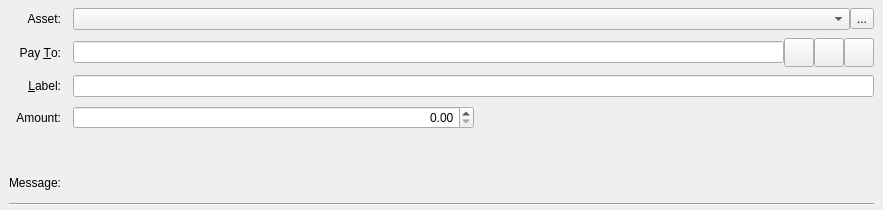
<?xml version="1.0" encoding="UTF-8"?>
<ui version="4.0">
 <class>SendAssetsEntry</class>
 <widget class="QStackedWidget" name="SendAssetsEntry">
  <property name="geometry">
   <rect>
    <x>0</x>
    <y>0</y>
    <width>883</width>
    <height>210</height>
   </rect>
  </property>
  <property name="focusPolicy">
   <enum>Qt::TabFocus</enum>
  </property>
  <property name="autoFillBackground">
   <bool>false</bool>
  </property>
  <property name="currentIndex">
   <number>0</number>
  </property>
  <widget class="QFrame" name="SendCoins">
   <property name="toolTip">
    <string>This is a normal payment.</string>
   </property>
   <property name="frameShape">
    <enum>QFrame::NoFrame</enum>
   </property>
   <layout class="QGridLayout" name="gridLayout">
    <property name="topMargin">
     <number>8</number>
    </property>
    <property name="bottomMargin">
     <number>4</number>
    </property>
    <property name="horizontalSpacing">
     <number>12</number>
    </property>
    <property name="verticalSpacing">
     <number>8</number>
    </property>
    <item row="2" column="0">
     <widget class="QLabel" name="payToLabel">
      <property name="text">
       <string>Pay &amp;To:</string>
      </property>
      <property name="alignment">
       <set>Qt::AlignRight|Qt::AlignTrailing|Qt::AlignVCenter</set>
      </property>
      <property name="buddy">
       <cstring>payTo</cstring>
      </property>
     </widget>
    </item>
    <item row="5" column="1">
     <widget class="QLabel" name="ownershipWarningMessage">
      <property name="text">
       <string/>
      </property>
     </widget>
    </item>
    <item row="8" column="0" colspan="2">
     <widget class="Line" name="line">
      <property name="orientation">
       <enum>Qt::Horizontal</enum>
      </property>
     </widget>
    </item>
    <item row="2" column="1">
     <layout class="QHBoxLayout" name="payToLayout">
      <property name="spacing">
       <number>0</number>
      </property>
      <item>
       <widget class="QValidatedLineEdit" name="payTo">
        <property name="toolTip">
         <string>The Atlas address to send the payment to</string>
        </property>
       </widget>
      </item>
      <item>
       <widget class="QToolButton" name="addressBookButton">
        <property name="toolTip">
         <string>Choose previously used address</string>
        </property>
        <property name="text">
         <string/>
        </property>
        <property name="icon">
         <iconset resource="../atlas.qrc">
          <normaloff>:/icons/address-book</normaloff>:/icons/address-book</iconset>
        </property>
        <property name="iconSize">
         <size>
          <width>22</width>
          <height>22</height>
         </size>
        </property>
        <property name="shortcut">
         <string>Alt+A</string>
        </property>
       </widget>
      </item>
      <item>
       <widget class="QToolButton" name="pasteButton">
        <property name="toolTip">
         <string>Paste address from clipboard</string>
        </property>
        <property name="text">
         <string/>
        </property>
        <property name="icon">
         <iconset resource="../atlas.qrc">
          <normaloff>:/icons/editpaste</normaloff>:/icons/editpaste</iconset>
        </property>
        <property name="iconSize">
         <size>
          <width>22</width>
          <height>22</height>
         </size>
        </property>
        <property name="shortcut">
         <string>Alt+P</string>
        </property>
       </widget>
      </item>
      <item>
       <widget class="QToolButton" name="deleteButton">
        <property name="toolTip">
         <string>Remove this entry</string>
        </property>
        <property name="text">
         <string/>
        </property>
        <property name="icon">
         <iconset resource="../atlas.qrc">
          <normaloff>:/icons/remove</normaloff>:/icons/remove</iconset>
        </property>
        <property name="iconSize">
         <size>
          <width>22</width>
          <height>22</height>
         </size>
        </property>
       </widget>
      </item>
     </layout>
    </item>
    <item row="3" column="0">
     <widget class="QLabel" name="labellLabel">
      <property name="text">
       <string>&amp;Label:</string>
      </property>
      <property name="alignment">
       <set>Qt::AlignRight|Qt::AlignTrailing|Qt::AlignVCenter</set>
      </property>
      <property name="buddy">
       <cstring>addAsLabel</cstring>
      </property>
     </widget>
    </item>
    <item row="1" column="0">
     <widget class="QLabel" name="assetBoxLabel">
      <property name="text">
       <string>Asset:</string>
      </property>
      <property name="alignment">
       <set>Qt::AlignRight|Qt::AlignTrailing|Qt::AlignVCenter</set>
      </property>
     </widget>
    </item>
    <item row="6" column="0">
     <widget class="QLabel" name="messageLabel">
      <property name="text">
       <string>Message:</string>
      </property>
      <property name="alignment">
       <set>Qt::AlignRight|Qt::AlignTrailing|Qt::AlignVCenter</set>
      </property>
     </widget>
    </item>
    <item row="4" column="0">
     <widget class="QLabel" name="amountLabel">
      <property name="text">
       <string>Amount:</string>
      </property>
      <property name="alignment">
       <set>Qt::AlignRight|Qt::AlignTrailing|Qt::AlignVCenter</set>
      </property>
     </widget>
    </item>
    <item row="3" column="1">
     <widget class="QLineEdit" name="addAsLabel">
      <property name="toolTip">
       <string>Enter a label for this address to add it to the list of used addresses</string>
      </property>
     </widget>
    </item>
    <item row="4" column="1">
     <layout class="QHBoxLayout" name="horizontalLayoutAmount" stretch="0,0">
      <item>
       <widget class="QDoubleSpinBox" name="payAmount">
        <property name="layoutDirection">
         <enum>Qt::LeftToRight</enum>
        </property>
        <property name="alignment">
         <set>Qt::AlignRight|Qt::AlignTrailing|Qt::AlignVCenter</set>
        </property>
        <property name="maximum">
         <double>21000000000.000000000000000</double>
        </property>
       </widget>
      </item>
      <item>
       <widget class="QLabel" name="assetAmountLabel">
        <property name="text">
         <string/>
        </property>
        <property name="alignment">
         <set>Qt::AlignRight|Qt::AlignTrailing|Qt::AlignVCenter</set>
        </property>
       </widget>
      </item>
     </layout>
    </item>
    <item row="6" column="1">
     <widget class="QLabel" name="messageTextLabel">
      <property name="toolTip">
       <string>A message that was attached to the atlas: URI which will be stored with the transaction for your reference. Note: This message will not be sent over the Atlas network.</string>
      </property>
      <property name="textFormat">
       <enum>Qt::PlainText</enum>
      </property>
     </widget>
    </item>
    <item row="1" column="1">
     <layout class="QHBoxLayout" name="horizontalLayout_3">
      <property name="spacing">
       <number>0</number>
      </property>
      <item>
       <widget class="QComboBox" name="assetSelectionBox"/>
      </item>
      <item>
       <widget class="QToolButton" name="administratorToolButton">
        <property name="text">
         <string>...</string>
        </property>
        <property name="icon">
         <iconset resource="../atlas.qrc">
          <normaloff>:/icons/asset_administrator</normaloff>:/icons/asset_administrator</iconset>
        </property>
        <property name="iconSize">
         <size>
          <width>22</width>
          <height>22</height>
         </size>
        </property>
       </widget>
      </item>
     </layout>
    </item>
   </layout>
  </widget>
  <widget class="QFrame" name="SendCoins_UnauthenticatedPaymentRequest">
   <property name="palette">
    <palette>
     <active>
      <colorrole role="WindowText">
       <brush brushstyle="SolidPattern">
        <color alpha="255">
         <red>0</red>
         <green>0</green>
         <blue>0</blue>
        </color>
       </brush>
      </colorrole>
      <colorrole role="Button">
       <brush brushstyle="SolidPattern">
        <color alpha="255">
         <red>255</red>
         <green>255</green>
         <blue>127</blue>
        </color>
       </brush>
      </colorrole>
      <colorrole role="Light">
       <brush brushstyle="SolidPattern">
        <color alpha="255">
         <red>255</red>
         <green>255</green>
         <blue>255</blue>
        </color>
       </brush>
      </colorrole>
      <colorrole role="Midlight">
       <brush brushstyle="SolidPattern">
        <color alpha="255">
         <red>255</red>
         <green>255</green>
         <blue>191</blue>
        </color>
       </brush>
      </colorrole>
      <colorrole role="Dark">
       <brush brushstyle="SolidPattern">
        <color alpha="255">
         <red>127</red>
         <green>127</green>
         <blue>63</blue>
        </color>
       </brush>
      </colorrole>
      <colorrole role="Mid">
       <brush brushstyle="SolidPattern">
        <color alpha="255">
         <red>170</red>
         <green>170</green>
         <blue>84</blue>
        </color>
       </brush>
      </colorrole>
      <colorrole role="Text">
       <brush brushstyle="SolidPattern">
        <color alpha="255">
         <red>0</red>
         <green>0</green>
         <blue>0</blue>
        </color>
       </brush>
      </colorrole>
      <colorrole role="BrightText">
       <brush brushstyle="SolidPattern">
        <color alpha="255">
         <red>255</red>
         <green>255</green>
         <blue>255</blue>
        </color>
       </brush>
      </colorrole>
      <colorrole role="ButtonText">
       <brush brushstyle="SolidPattern">
        <color alpha="255">
         <red>0</red>
         <green>0</green>
         <blue>0</blue>
        </color>
       </brush>
      </colorrole>
      <colorrole role="Base">
       <brush brushstyle="SolidPattern">
        <color alpha="255">
         <red>255</red>
         <green>255</green>
         <blue>255</blue>
        </color>
       </brush>
      </colorrole>
      <colorrole role="Window">
       <brush brushstyle="SolidPattern">
        <color alpha="255">
         <red>255</red>
         <green>255</green>
         <blue>127</blue>
        </color>
       </brush>
      </colorrole>
      <colorrole role="Shadow">
       <brush brushstyle="SolidPattern">
        <color alpha="255">
         <red>0</red>
         <green>0</green>
         <blue>0</blue>
        </color>
       </brush>
      </colorrole>
      <colorrole role="AlternateBase">
       <brush brushstyle="SolidPattern">
        <color alpha="255">
         <red>255</red>
         <green>255</green>
         <blue>191</blue>
        </color>
       </brush>
      </colorrole>
      <colorrole role="ToolTipBase">
       <brush brushstyle="SolidPattern">
        <color alpha="255">
         <red>255</red>
         <green>255</green>
         <blue>220</blue>
        </color>
       </brush>
      </colorrole>
      <colorrole role="ToolTipText">
       <brush brushstyle="SolidPattern">
        <color alpha="255">
         <red>0</red>
         <green>0</green>
         <blue>0</blue>
        </color>
       </brush>
      </colorrole>
     </active>
     <inactive>
      <colorrole role="WindowText">
       <brush brushstyle="SolidPattern">
        <color alpha="255">
         <red>0</red>
         <green>0</green>
         <blue>0</blue>
        </color>
       </brush>
      </colorrole>
      <colorrole role="Button">
       <brush brushstyle="SolidPattern">
        <color alpha="255">
         <red>255</red>
         <green>255</green>
         <blue>127</blue>
        </color>
       </brush>
      </colorrole>
      <colorrole role="Light">
       <brush brushstyle="SolidPattern">
        <color alpha="255">
         <red>255</red>
         <green>255</green>
         <blue>255</blue>
        </color>
       </brush>
      </colorrole>
      <colorrole role="Midlight">
       <brush brushstyle="SolidPattern">
        <color alpha="255">
         <red>255</red>
         <green>255</green>
         <blue>191</blue>
        </color>
       </brush>
      </colorrole>
      <colorrole role="Dark">
       <brush brushstyle="SolidPattern">
        <color alpha="255">
         <red>127</red>
         <green>127</green>
         <blue>63</blue>
        </color>
       </brush>
      </colorrole>
      <colorrole role="Mid">
       <brush brushstyle="SolidPattern">
        <color alpha="255">
         <red>170</red>
         <green>170</green>
         <blue>84</blue>
        </color>
       </brush>
      </colorrole>
      <colorrole role="Text">
       <brush brushstyle="SolidPattern">
        <color alpha="255">
         <red>0</red>
         <green>0</green>
         <blue>0</blue>
        </color>
       </brush>
      </colorrole>
      <colorrole role="BrightText">
       <brush brushstyle="SolidPattern">
        <color alpha="255">
         <red>255</red>
         <green>255</green>
         <blue>255</blue>
        </color>
       </brush>
      </colorrole>
      <colorrole role="ButtonText">
       <brush brushstyle="SolidPattern">
        <color alpha="255">
         <red>0</red>
         <green>0</green>
         <blue>0</blue>
        </color>
       </brush>
      </colorrole>
      <colorrole role="Base">
       <brush brushstyle="SolidPattern">
        <color alpha="255">
         <red>255</red>
         <green>255</green>
         <blue>255</blue>
        </color>
       </brush>
      </colorrole>
      <colorrole role="Window">
       <brush brushstyle="SolidPattern">
        <color alpha="255">
         <red>255</red>
         <green>255</green>
         <blue>127</blue>
        </color>
       </brush>
      </colorrole>
      <colorrole role="Shadow">
       <brush brushstyle="SolidPattern">
        <color alpha="255">
         <red>0</red>
         <green>0</green>
         <blue>0</blue>
        </color>
       </brush>
      </colorrole>
      <colorrole role="AlternateBase">
       <brush brushstyle="SolidPattern">
        <color alpha="255">
         <red>255</red>
         <green>255</green>
         <blue>191</blue>
        </color>
       </brush>
      </colorrole>
      <colorrole role="ToolTipBase">
       <brush brushstyle="SolidPattern">
        <color alpha="255">
         <red>255</red>
         <green>255</green>
         <blue>220</blue>
        </color>
       </brush>
      </colorrole>
      <colorrole role="ToolTipText">
       <brush brushstyle="SolidPattern">
        <color alpha="255">
         <red>0</red>
         <green>0</green>
         <blue>0</blue>
        </color>
       </brush>
      </colorrole>
     </inactive>
     <disabled>
      <colorrole role="WindowText">
       <brush brushstyle="SolidPattern">
        <color alpha="255">
         <red>127</red>
         <green>127</green>
         <blue>63</blue>
        </color>
       </brush>
      </colorrole>
      <colorrole role="Button">
       <brush brushstyle="SolidPattern">
        <color alpha="255">
         <red>255</red>
         <green>255</green>
         <blue>127</blue>
        </color>
       </brush>
      </colorrole>
      <colorrole role="Light">
       <brush brushstyle="SolidPattern">
        <color alpha="255">
         <red>255</red>
         <green>255</green>
         <blue>255</blue>
        </color>
       </brush>
      </colorrole>
      <colorrole role="Midlight">
       <brush brushstyle="SolidPattern">
        <color alpha="255">
         <red>255</red>
         <green>255</green>
         <blue>191</blue>
        </color>
       </brush>
      </colorrole>
      <colorrole role="Dark">
       <brush brushstyle="SolidPattern">
        <color alpha="255">
         <red>127</red>
         <green>127</green>
         <blue>63</blue>
        </color>
       </brush>
      </colorrole>
      <colorrole role="Mid">
       <brush brushstyle="SolidPattern">
        <color alpha="255">
         <red>170</red>
         <green>170</green>
         <blue>84</blue>
        </color>
       </brush>
      </colorrole>
      <colorrole role="Text">
       <brush brushstyle="SolidPattern">
        <color alpha="255">
         <red>127</red>
         <green>127</green>
         <blue>63</blue>
        </color>
       </brush>
      </colorrole>
      <colorrole role="BrightText">
       <brush brushstyle="SolidPattern">
        <color alpha="255">
         <red>255</red>
         <green>255</green>
         <blue>255</blue>
        </color>
       </brush>
      </colorrole>
      <colorrole role="ButtonText">
       <brush brushstyle="SolidPattern">
        <color alpha="255">
         <red>127</red>
         <green>127</green>
         <blue>63</blue>
        </color>
       </brush>
      </colorrole>
      <colorrole role="Base">
       <brush brushstyle="SolidPattern">
        <color alpha="255">
         <red>255</red>
         <green>255</green>
         <blue>127</blue>
        </color>
       </brush>
      </colorrole>
      <colorrole role="Window">
       <brush brushstyle="SolidPattern">
        <color alpha="255">
         <red>255</red>
         <green>255</green>
         <blue>127</blue>
        </color>
       </brush>
      </colorrole>
      <colorrole role="Shadow">
       <brush brushstyle="SolidPattern">
        <color alpha="255">
         <red>0</red>
         <green>0</green>
         <blue>0</blue>
        </color>
       </brush>
      </colorrole>
      <colorrole role="AlternateBase">
       <brush brushstyle="SolidPattern">
        <color alpha="255">
         <red>255</red>
         <green>255</green>
         <blue>127</blue>
        </color>
       </brush>
      </colorrole>
      <colorrole role="ToolTipBase">
       <brush brushstyle="SolidPattern">
        <color alpha="255">
         <red>255</red>
         <green>255</green>
         <blue>220</blue>
        </color>
       </brush>
      </colorrole>
      <colorrole role="ToolTipText">
       <brush brushstyle="SolidPattern">
        <color alpha="255">
         <red>0</red>
         <green>0</green>
         <blue>0</blue>
        </color>
       </brush>
      </colorrole>
     </disabled>
    </palette>
   </property>
   <property name="toolTip">
    <string>This is an unauthenticated payment request.</string>
   </property>
   <property name="autoFillBackground">
    <bool>true</bool>
   </property>
   <property name="frameShape">
    <enum>QFrame::NoFrame</enum>
   </property>
   <layout class="QGridLayout" name="gridLayout_is">
    <property name="spacing">
     <number>12</number>
    </property>
    <item row="0" column="0">
     <widget class="QLabel" name="payToLabel_is">
      <property name="text">
       <string>Pay To:</string>
      </property>
      <property name="alignment">
       <set>Qt::AlignRight|Qt::AlignTrailing|Qt::AlignVCenter</set>
      </property>
     </widget>
    </item>
    <item row="0" column="1">
     <layout class="QHBoxLayout" name="payToLayout_is">
      <property name="spacing">
       <number>0</number>
      </property>
      <item>
       <widget class="QLabel" name="payTo_is"/>
      </item>
      <item>
       <widget class="QToolButton" name="deleteButton_is">
        <property name="toolTip">
         <string>Remove this entry</string>
        </property>
        <property name="text">
         <string/>
        </property>
        <property name="icon">
         <iconset resource="../atlas.qrc">
          <normaloff>:/icons/remove</normaloff>:/icons/remove</iconset>
        </property>
       </widget>
      </item>
     </layout>
    </item>
    <item row="1" column="0">
     <widget class="QLabel" name="memoLabel_is">
      <property name="text">
       <string>Memo:</string>
      </property>
      <property name="alignment">
       <set>Qt::AlignRight|Qt::AlignTrailing|Qt::AlignVCenter</set>
      </property>
     </widget>
    </item>
    <item row="1" column="1">
     <widget class="QLabel" name="memoTextLabel_is">
      <property name="textFormat">
       <enum>Qt::PlainText</enum>
      </property>
     </widget>
    </item>
    <item row="2" column="0">
     <widget class="QLabel" name="amountLabel_is">
      <property name="text">
       <string>A&amp;mount:</string>
      </property>
      <property name="alignment">
       <set>Qt::AlignRight|Qt::AlignTrailing|Qt::AlignVCenter</set>
      </property>
      <property name="buddy">
       <cstring>payAmount_is</cstring>
      </property>
     </widget>
    </item>
    <item row="2" column="1">
     <widget class="QLineEdit" name="payAmount_is">
      <property name="acceptDrops">
       <bool>false</bool>
      </property>
     </widget>
    </item>
   </layout>
  </widget>
  <widget class="QFrame" name="SendCoins_AuthenticatedPaymentRequest">
   <property name="palette">
    <palette>
     <active>
      <colorrole role="WindowText">
       <brush brushstyle="SolidPattern">
        <color alpha="255">
         <red>0</red>
         <green>0</green>
         <blue>0</blue>
        </color>
       </brush>
      </colorrole>
      <colorrole role="Button">
       <brush brushstyle="SolidPattern">
        <color alpha="255">
         <red>140</red>
         <green>232</green>
         <blue>119</blue>
        </color>
       </brush>
      </colorrole>
      <colorrole role="Light">
       <brush brushstyle="SolidPattern">
        <color alpha="255">
         <red>230</red>
         <green>255</green>
         <blue>224</blue>
        </color>
       </brush>
      </colorrole>
      <colorrole role="Midlight">
       <brush brushstyle="SolidPattern">
        <color alpha="255">
         <red>185</red>
         <green>243</green>
         <blue>171</blue>
        </color>
       </brush>
      </colorrole>
      <colorrole role="Dark">
       <brush brushstyle="SolidPattern">
        <color alpha="255">
         <red>70</red>
         <green>116</green>
         <blue>59</blue>
        </color>
       </brush>
      </colorrole>
      <colorrole role="Mid">
       <brush brushstyle="SolidPattern">
        <color alpha="255">
         <red>93</red>
         <green>155</green>
         <blue>79</blue>
        </color>
       </brush>
      </colorrole>
      <colorrole role="Text">
       <brush brushstyle="SolidPattern">
        <color alpha="255">
         <red>0</red>
         <green>0</green>
         <blue>0</blue>
        </color>
       </brush>
      </colorrole>
      <colorrole role="BrightText">
       <brush brushstyle="SolidPattern">
        <color alpha="255">
         <red>155</red>
         <green>255</green>
         <blue>147</blue>
        </color>
       </brush>
      </colorrole>
      <colorrole role="ButtonText">
       <brush brushstyle="SolidPattern">
        <color alpha="255">
         <red>0</red>
         <green>0</green>
         <blue>0</blue>
        </color>
       </brush>
      </colorrole>
      <colorrole role="Base">
       <brush brushstyle="SolidPattern">
        <color alpha="255">
         <red>119</red>
         <green>255</green>
         <blue>233</blue>
        </color>
       </brush>
      </colorrole>
      <colorrole role="Window">
       <brush brushstyle="SolidPattern">
        <color alpha="255">
         <red>140</red>
         <green>232</green>
         <blue>119</blue>
        </color>
       </brush>
      </colorrole>
      <colorrole role="Shadow">
       <brush brushstyle="SolidPattern">
        <color alpha="255">
         <red>0</red>
         <green>0</green>
         <blue>0</blue>
        </color>
       </brush>
      </colorrole>
      <colorrole role="AlternateBase">
       <brush brushstyle="SolidPattern">
        <color alpha="255">
         <red>197</red>
         <green>243</green>
         <blue>187</blue>
        </color>
       </brush>
      </colorrole>
      <colorrole role="NoRole">
       <brush brushstyle="SolidPattern">
        <color alpha="255">
         <red>125</red>
         <green>194</green>
         <blue>122</blue>
        </color>
       </brush>
      </colorrole>
      <colorrole role="ToolTipBase">
       <brush brushstyle="SolidPattern">
        <color alpha="255">
         <red>255</red>
         <green>255</green>
         <blue>220</blue>
        </color>
       </brush>
      </colorrole>
      <colorrole role="ToolTipText">
       <brush brushstyle="SolidPattern">
        <color alpha="255">
         <red>0</red>
         <green>0</green>
         <blue>0</blue>
        </color>
       </brush>
      </colorrole>
     </active>
     <inactive>
      <colorrole role="WindowText">
       <brush brushstyle="SolidPattern">
        <color alpha="255">
         <red>0</red>
         <green>0</green>
         <blue>0</blue>
        </color>
       </brush>
      </colorrole>
      <colorrole role="Button">
       <brush brushstyle="SolidPattern">
        <color alpha="255">
         <red>140</red>
         <green>232</green>
         <blue>119</blue>
        </color>
       </brush>
      </colorrole>
      <colorrole role="Light">
       <brush brushstyle="SolidPattern">
        <color alpha="255">
         <red>230</red>
         <green>255</green>
         <blue>224</blue>
        </color>
       </brush>
      </colorrole>
      <colorrole role="Midlight">
       <brush brushstyle="SolidPattern">
        <color alpha="255">
         <red>185</red>
         <green>243</green>
         <blue>171</blue>
        </color>
       </brush>
      </colorrole>
      <colorrole role="Dark">
       <brush brushstyle="SolidPattern">
        <color alpha="255">
         <red>70</red>
         <green>116</green>
         <blue>59</blue>
        </color>
       </brush>
      </colorrole>
      <colorrole role="Mid">
       <brush brushstyle="SolidPattern">
        <color alpha="255">
         <red>93</red>
         <green>155</green>
         <blue>79</blue>
        </color>
       </brush>
      </colorrole>
      <colorrole role="Text">
       <brush brushstyle="SolidPattern">
        <color alpha="255">
         <red>0</red>
         <green>0</green>
         <blue>0</blue>
        </color>
       </brush>
      </colorrole>
      <colorrole role="BrightText">
       <brush brushstyle="SolidPattern">
        <color alpha="255">
         <red>155</red>
         <green>255</green>
         <blue>147</blue>
        </color>
       </brush>
      </colorrole>
      <colorrole role="ButtonText">
       <brush brushstyle="SolidPattern">
        <color alpha="255">
         <red>0</red>
         <green>0</green>
         <blue>0</blue>
        </color>
       </brush>
      </colorrole>
      <colorrole role="Base">
       <brush brushstyle="SolidPattern">
        <color alpha="255">
         <red>119</red>
         <green>255</green>
         <blue>233</blue>
        </color>
       </brush>
      </colorrole>
      <colorrole role="Window">
       <brush brushstyle="SolidPattern">
        <color alpha="255">
         <red>140</red>
         <green>232</green>
         <blue>119</blue>
        </color>
       </brush>
      </colorrole>
      <colorrole role="Shadow">
       <brush brushstyle="SolidPattern">
        <color alpha="255">
         <red>0</red>
         <green>0</green>
         <blue>0</blue>
        </color>
       </brush>
      </colorrole>
      <colorrole role="AlternateBase">
       <brush brushstyle="SolidPattern">
        <color alpha="255">
         <red>197</red>
         <green>243</green>
         <blue>187</blue>
        </color>
       </brush>
      </colorrole>
      <colorrole role="NoRole">
       <brush brushstyle="SolidPattern">
        <color alpha="255">
         <red>125</red>
         <green>194</green>
         <blue>122</blue>
        </color>
       </brush>
      </colorrole>
      <colorrole role="ToolTipBase">
       <brush brushstyle="SolidPattern">
        <color alpha="255">
         <red>255</red>
         <green>255</green>
         <blue>220</blue>
        </color>
       </brush>
      </colorrole>
      <colorrole role="ToolTipText">
       <brush brushstyle="SolidPattern">
        <color alpha="255">
         <red>0</red>
         <green>0</green>
         <blue>0</blue>
        </color>
       </brush>
      </colorrole>
     </inactive>
     <disabled>
      <colorrole role="WindowText">
       <brush brushstyle="SolidPattern">
        <color alpha="255">
         <red>70</red>
         <green>116</green>
         <blue>59</blue>
        </color>
       </brush>
      </colorrole>
      <colorrole role="Button">
       <brush brushstyle="SolidPattern">
        <color alpha="255">
         <red>140</red>
         <green>232</green>
         <blue>119</blue>
        </color>
       </brush>
      </colorrole>
      <colorrole role="Light">
       <brush brushstyle="SolidPattern">
        <color alpha="255">
         <red>230</red>
         <green>255</green>
         <blue>224</blue>
        </color>
       </brush>
      </colorrole>
      <colorrole role="Midlight">
       <brush brushstyle="SolidPattern">
        <color alpha="255">
         <red>185</red>
         <green>243</green>
         <blue>171</blue>
        </color>
       </brush>
      </colorrole>
      <colorrole role="Dark">
       <brush brushstyle="SolidPattern">
        <color alpha="255">
         <red>70</red>
         <green>116</green>
         <blue>59</blue>
        </color>
       </brush>
      </colorrole>
      <colorrole role="Mid">
       <brush brushstyle="SolidPattern">
        <color alpha="255">
         <red>93</red>
         <green>155</green>
         <blue>79</blue>
        </color>
       </brush>
      </colorrole>
      <colorrole role="Text">
       <brush brushstyle="SolidPattern">
        <color alpha="255">
         <red>70</red>
         <green>116</green>
         <blue>59</blue>
        </color>
       </brush>
      </colorrole>
      <colorrole role="BrightText">
       <brush brushstyle="SolidPattern">
        <color alpha="255">
         <red>155</red>
         <green>255</green>
         <blue>147</blue>
        </color>
       </brush>
      </colorrole>
      <colorrole role="ButtonText">
       <brush brushstyle="SolidPattern">
        <color alpha="255">
         <red>70</red>
         <green>116</green>
         <blue>59</blue>
        </color>
       </brush>
      </colorrole>
      <colorrole role="Base">
       <brush brushstyle="SolidPattern">
        <color alpha="255">
         <red>140</red>
         <green>232</green>
         <blue>119</blue>
        </color>
       </brush>
      </colorrole>
      <colorrole role="Window">
       <brush brushstyle="SolidPattern">
        <color alpha="255">
         <red>140</red>
         <green>232</green>
         <blue>119</blue>
        </color>
       </brush>
      </colorrole>
      <colorrole role="Shadow">
       <brush brushstyle="SolidPattern">
        <color alpha="255">
         <red>0</red>
         <green>0</green>
         <blue>0</blue>
        </color>
       </brush>
      </colorrole>
      <colorrole role="AlternateBase">
       <brush brushstyle="SolidPattern">
        <color alpha="255">
         <red>140</red>
         <green>232</green>
         <blue>119</blue>
        </color>
       </brush>
      </colorrole>
      <colorrole role="NoRole">
       <brush brushstyle="SolidPattern">
        <color alpha="255">
         <red>125</red>
         <green>194</green>
         <blue>122</blue>
        </color>
       </brush>
      </colorrole>
      <colorrole role="ToolTipBase">
       <brush brushstyle="SolidPattern">
        <color alpha="255">
         <red>255</red>
         <green>255</green>
         <blue>220</blue>
        </color>
       </brush>
      </colorrole>
      <colorrole role="ToolTipText">
       <brush brushstyle="SolidPattern">
        <color alpha="255">
         <red>0</red>
         <green>0</green>
         <blue>0</blue>
        </color>
       </brush>
      </colorrole>
     </disabled>
    </palette>
   </property>
   <property name="toolTip">
    <string>This is an authenticated payment request.</string>
   </property>
   <property name="autoFillBackground">
    <bool>true</bool>
   </property>
   <property name="frameShape">
    <enum>QFrame::NoFrame</enum>
   </property>
   <layout class="QGridLayout" name="gridLayout_s">
    <property name="spacing">
     <number>12</number>
    </property>
    <item row="0" column="0">
     <widget class="QLabel" name="payToLabel_s">
      <property name="text">
       <string>Pay To:</string>
      </property>
      <property name="alignment">
       <set>Qt::AlignRight|Qt::AlignTrailing|Qt::AlignVCenter</set>
      </property>
     </widget>
    </item>
    <item row="0" column="1">
     <layout class="QHBoxLayout" name="payToLayout_s">
      <property name="spacing">
       <number>0</number>
      </property>
      <item>
       <widget class="QLabel" name="payTo_s">
        <property name="textFormat">
         <enum>Qt::PlainText</enum>
        </property>
       </widget>
      </item>
      <item>
       <widget class="QToolButton" name="deleteButton_s">
        <property name="toolTip">
         <string>Remove this entry</string>
        </property>
        <property name="text">
         <string/>
        </property>
        <property name="icon">
         <iconset resource="../atlas.qrc">
          <normaloff>:/icons/remove</normaloff>:/icons/remove</iconset>
        </property>
       </widget>
      </item>
     </layout>
    </item>
    <item row="1" column="0">
     <widget class="QLabel" name="memoLabel_s">
      <property name="text">
       <string>Memo:</string>
      </property>
      <property name="alignment">
       <set>Qt::AlignRight|Qt::AlignTrailing|Qt::AlignVCenter</set>
      </property>
     </widget>
    </item>
    <item row="1" column="1">
     <widget class="QLabel" name="memoTextLabel_s">
      <property name="textFormat">
       <enum>Qt::PlainText</enum>
      </property>
     </widget>
    </item>
    <item row="2" column="0">
     <widget class="QLabel" name="amountLabel_s">
      <property name="text">
       <string>A&amp;mount:</string>
      </property>
      <property name="alignment">
       <set>Qt::AlignRight|Qt::AlignTrailing|Qt::AlignVCenter</set>
      </property>
      <property name="buddy">
       <cstring>payAmount_s</cstring>
      </property>
     </widget>
    </item>
    <item row="2" column="1">
     <widget class="AtlasAmountField" name="payAmount_s">
      <property name="acceptDrops">
       <bool>false</bool>
      </property>
     </widget>
    </item>
   </layout>
  </widget>
 </widget>
 <customwidgets>
  <customwidget>
   <class>AtlasAmountField</class>
   <extends>QLineEdit</extends>
   <header>atlasamountfield.h</header>
   <container>1</container>
  </customwidget>
  <customwidget>
   <class>QValidatedLineEdit</class>
   <extends>QLineEdit</extends>
   <header>qvalidatedlineedit.h</header>
  </customwidget>
 </customwidgets>
 <tabstops>
  <tabstop>payTo</tabstop>
  <tabstop>addressBookButton</tabstop>
  <tabstop>pasteButton</tabstop>
  <tabstop>deleteButton</tabstop>
  <tabstop>addAsLabel</tabstop>
  <tabstop>payAmount_is</tabstop>
  <tabstop>deleteButton_is</tabstop>
  <tabstop>payAmount_s</tabstop>
  <tabstop>deleteButton_s</tabstop>
 </tabstops>
 <resources>
  <include location="../atlas.qrc"/>
 </resources>
 <connections/>
</ui>
